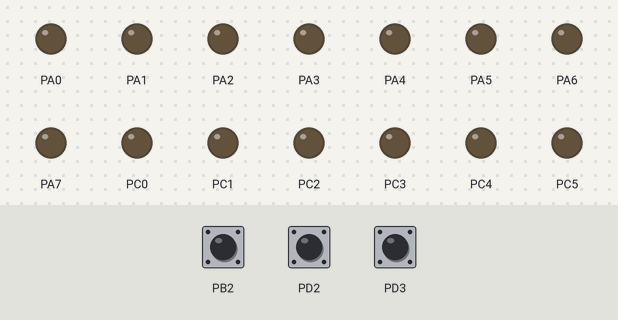
The program below on a simulated ATmega32, built with avr-gcc and emulated at 1 MHz. On the bench: output pins drawn as LEDs (lit = HIGH). Inputs (shaded band) come from the test bench; at power-on: PB2 HIGH, PD2 HIGH, PD3 HIGH.

Above: at 1.2 s.
1.3 s: PB2 pulled LOW for 0.15 s
At 2.5 s:
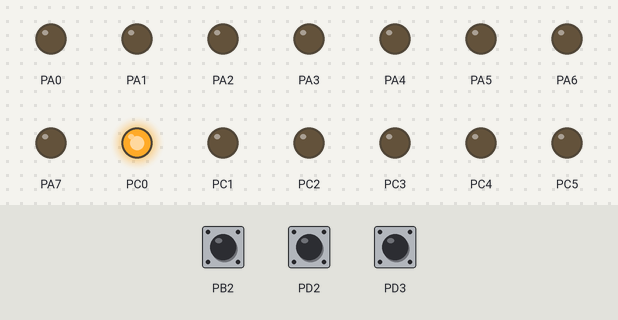
2.9 s: PD2 pulled LOW for 0.15 s
At 3.9 s:
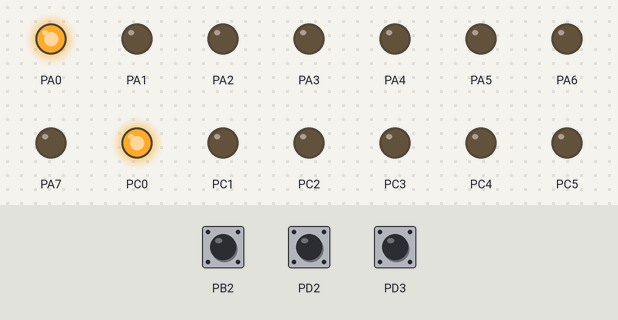
4.5 s: PD3 pulled LOW for 0.15 s
At 5.1 s:
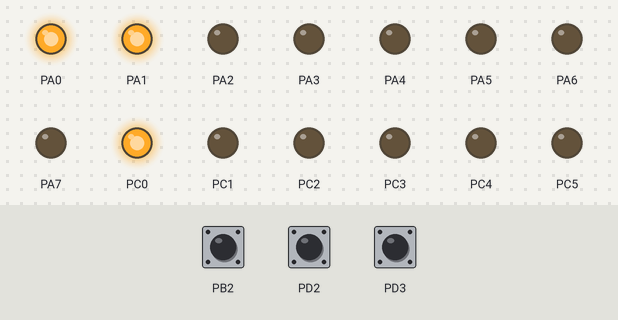
Timing chart, 0 to 7.5 s (numbered marks = the images above; inputs shaded):
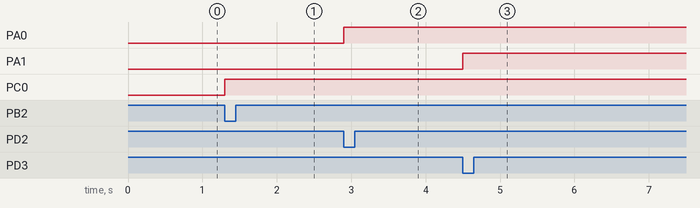

The program:

main.c
```c
/*
 * EXTI.c
 *
 * Created: 8/1/2022 1:28:16 AM
 * Author : fawzy
 */

#define F_CPU 1000000UL
#include <util/delay.h>
#include "utilities.h"
#include "memory_map.h"
#include "STD_TYPES.h"
#include "port_config.h"
#include "port_initial.h"
#include "GPOIO.h"
#include "EXTI_INTERFACE.h"
#include "GIE_INTERFACE.h"
#include "EXTI_PRIVATE.h"

void ISR_INT0(void);
void ISR_INT1(void);
void ISR_INT2(void);


int main(void)
{
	direction_and_port_init();
	//DDRD =0X00;
	//DDRA =0XFF;
	//PORTD= 0XFF;
	//PORTA=0X00;
	//DDRC =0XFF;
	//PORTC = 0X00;
	//DDRB =0X00;
	//PORTB=0XFF;
	//EXTI_INT0_INIT();
	EXTI_INT0_INIT_SENSE(FAILING_EDGE);
	EXTI_INT_ENABLE(IN0);
	EXTI_U8INT0SETCALLBACK(&ISR_INT0);
	EXTI_INT1_INIT_SENSE(FAILING_EDGE);
	EXTI_INT_ENABLE(IN1);
	EXTI_U8INT1SETCALLBACK(&ISR_INT1);
	EXTI_INT2_INIT_SENSE(FAILING_EDGE);
	EXTI_INT_ENABLE(IN2);
	EXTI_U8INT2SETCALLBACK(&ISR_INT2);

	//EXTI_INT1_INIT();
	//EXTI_INT2_INIT();
	GIE_ENABLE();
	/* Replace with your application code */
	while (1)
	{
	}
}

void ISR_INT0(void)
{
	gpio_set_pin_value(PORT_A ,pin0 ,1);

}
//void __vector_1 (void) __attribute__((signal));
//void __vector_1 (void)
//{
//	gpio_set_pin_value(PORT_A ,pin0 ,1);
//	//PORTA = 0X01;
//}

void ISR_INT1(void)
{
	gpio_set_pin_value(PORT_A ,pin1 ,1);

}

//void __vector_2 (void) __attribute__((signal));
//void __vector_2 (void)
//{
//	gpio_set_pin_value(PORT_A ,pin1 ,1);
//
//
//}
void ISR_INT2(void)
{
	gpio_set_pin_value(PORT_C ,pin0 ,1);

}

//void __vector_3 (void) __attribute__((signal));
//void __vector_3 (void)
//{
//	gpio_set_pin_value(PORT_C ,pin0 ,1);
//
//
//}
```

EXTI_INTERFACE.h
```c
/*
 * EXTI_INTERFACE.h
 *
 * Created: 4/22/2022 5:04:18 PM
 *  Author: fawzy
 */


#ifndef EXTI_INTERFACE_H_
#define EXTI_INTERFACE_H_

void EXTI_INT0_INIT(void); /* a function to set the required sense control INT0 using pre build configuration */
void EXTI_INT1_INIT(void); /* a function to set the required sense control INT0 using pre build configuration */
void EXTI_INT2_INIT(void); /* a function to set the required sense control INT0 using pre build configuration */

/*Description : a function to set the required sense control INT0 using post build configuration
     input    : sense_control
 options input: 1- LOW_LEVEL
                2- ON_CHANGE
				3- FAILING_EDGE
				4- RISING_EDGE
   output     : Error state with type u8
                                             */
U8 EXTI_INT0_INIT_SENSE(U8 sense_control);
U8 EXTI_INT0_INIT_SENSE(U8 sense_control);
U8 EXTI_INT0_INIT_SENSE(U8 sense_control);
/* Description   :  a function to set the required state INT0 using post build configuration
       input     : INT_PIN_STATE
	   OPTIONS   : 1- IN0
	               2- IN1
				   3- IN2
		OUTPUT   : CURRENT STATE
                                       */
U8 EXTI_INT_ENABLE(U8 INT_PIN_STATE);

/* Description   :  a function to set the required state INT0 using post build configuration
       input     : INT_PIN_STATE
	   OPTIONS   : 1- IN0
	               2- IN1
				   3- IN2
		OUTPUT   : CURRENT STATE
                                       */
U8 EXTI_INT_DISABLE(U8 INT_PIN_STATE);

U8 EXTI_U8INT0SETCALLBACK(void (*copy_pvInt0func)(void));

U8 EXTI_U8INT1SETCALLBACK(void (*copy_pvInt0func)(void));


#endif /* EXTI_INTERFACE_H_ */
```

EXTI_PROGRAM.c
```c
/*
 * EXTI_PROGRAM.c
 *
 * Created: 4/22/2022 5:04:44 PM
 *  Author: fawzy
 */
#include "memory_map.h"
#include "utilities.h"
#include "STD_TYPES.h"
#include "EXTI_REGISTER.h"
#include "EXTI_INTERFACE.h"
#include "EXTI_PRIVATE.h"
#include "EXTI_CONFIG.h"

/*global pointer to function to hold INT0 ISR address*/
void (*EXTI_PVInt0ptrfunc)(void) =NULL;

/*global pointer to function to hold INT1 ISR address*/
void (*EXTI_PVInt1ptrfunc)(void) =NULL;

/*global pointer to function to hold INT2 ISR address*/
void (*EXTI_PVInt2ptrfunc)(void) =NULL;

void EXTI_INT0_INIT(void)
{
	/* 1- check sense control*/
	#if INT0_SENSE == LOW_LEVEL
	clearbit(MCUCR,MCUCR_ISC00);
	clearbit(MCUCR,MCUCR_ISC01);

	#elif INT0_SENSE == ON_CHANGE
	setbit(MCUCR,MCUCR_ISC00);
	clearbit(MCUCR,MCUCR_ISC01);

	#elif INT0_SENSE == FAILING_EDGE
	clearbit(MCUCR,MCUCR_ISC00);
	setbit(MCUCR,MCUCR_ISC01);


	#elif INT0_SENSE == RISING_EDGE
	setbit(MCUCR,MCUCR_ISC00);
	setbit(MCUCR,MCUCR_ISC01);

	#else
	#warning  "wrong INT0_SENSE configuration option"
	#endif

	#if INT0_INITIAL_STATE == ENABLED
	setbit(GICR,GICR_INT0);
	#elif INT0_INITIAL_STATE == DISABLED
	clearbit(GICR,GICR_INT0);
	#else
	#warning "wrong INT0_INITIAL_STATE configuration option"
    #endif

}
void EXTI_INT1_INIT(void)
{
	/* 1- check sense control*/
	#if INT1_SENSE == LOW_LEVEL
	clearbit(MCUCR,MCUCR_ISC10);
	clearbit(MCUCR,MCUCR_ISC11);

	#elif INT1_SENSE == ON_CHANGE
	setbit(MCUCR,MCUCR_ISC10);
	clearbit(MCUCR,MCUCR_ISC11);

	#elif INT1_SENSE == FAILING_EDGE
	clearbit(MCUCR,MCUCR_ISC10);
	setbit(MCUCR,MCUCR_ISC11);


	#elif INT1_SENSE == RISING_EDGE
	setbit(MCUCR,MCUCR_ISC10);
	setbit(MCUCR,MCUCR_ISC11);

	#else
	#warning  "wrong INT1_SENSE configuration option"
	#endif

	#if INT1_INITIAL_STATE == ENABLED
	setbit(GICR,GICR_INT1);
	#elif INT1_INITIAL_STATE == DISABLED
	clearbit(GICR,GICR_INT1);
	#else
	#warning "wrong INT1_INITIAL_STATE configuration option"
	#endif


}
void EXTI_INT2_INIT(void)
{
	/* 1- check sense control*/

	#if INT2_SENSE == FAILING_EDGE
	clearbit(MCUCSR,MCUCSR_ISC2);

	#elif INT2_SENSE == RISING_EDGE
	setbit(MCUCSR,MCUCSR_ISC2);

	#else
	#warning  "wrong INT2_SENSE configuration option"
	#endif

	#if INT2_INITIAL_STATE == ENABLED
	setbit(GICR,GICR_INT2);
	#elif INT2_INITIAL_STATE == DISABLED
	clearbit(GICR,GICR_INT2);
	#else
	#warning "wrong INT2_INITIAL_STATE configuration option"
	#endif

}
U8 EXTI_INT0_INIT_SENSE(U8 sense_control)
{
	U8 Error_State =OK;
	switch(sense_control)
	{
		case  LOW_LEVEL : clearbit(MCUCR,MCUCR_ISC00);   clearbit(MCUCR,MCUCR_ISC01);  break;

		case ON_CHANGE :setbit(MCUCR,MCUCR_ISC00);   clearbit(MCUCR,MCUCR_ISC01);  break;

		case FAILING_EDGE : clearbit(MCUCR,MCUCR_ISC00); setbit(MCUCR,MCUCR_ISC01); break;

		case RISING_EDGE : setbit(MCUCR,MCUCR_ISC00);  setbit(MCUCR,MCUCR_ISC01); break;

		default: Error_State =NOTOK;
	}
	return Error_State;
}

U8 EXTI_INT1_INIT_SENSE(U8 sense_control)
{
	U8 Error_State =OK;
	switch(sense_control)
	{
		case  LOW_LEVEL :    clearbit(MCUCR,MCUCR_ISC10);	clearbit(MCUCR,MCUCR_ISC11);  break;

		case ON_CHANGE :     setbit(MCUCR,MCUCR_ISC10);	    clearbit(MCUCR,MCUCR_ISC11);  break;

		case FAILING_EDGE :  clearbit(MCUCR,MCUCR_ISC10);	setbit(MCUCR,MCUCR_ISC11); break;

		case RISING_EDGE :   setbit(MCUCR,MCUCR_ISC10);	    setbit(MCUCR,MCUCR_ISC11); break;

		default: Error_State =NOTOK;
	}
	return Error_State;
}

U8 EXTI_INT2_INIT_SENSE(U8 sense_control)
{
	U8 Error_State =OK;
	switch(sense_control)
	{


		case FAILING_EDGE : clearbit(MCUCSR,MCUCSR_ISC2); break;

		case RISING_EDGE : setbit(MCUCSR,MCUCSR_ISC2);    break;

		default: Error_State =NOTOK;
	}
	return Error_State;
}
U8 EXTI_INT_ENABLE(U8 INT_PIN_STATE)
{
	U8 current_state = OK;
	switch(INT_PIN_STATE)
	{
		case IN0 :  setbit(GICR,GICR_INT0);   break;


		case IN1 :  setbit(GICR,GICR_INT1);   break;


		case IN2 :  setbit(GICR,GICR_INT2);   break;


		default: current_state = NOTOK;
	}
	return current_state;

}
U8 EXTI_INT_DISABLE(U8 INT_PIN_STATE)
{
	U8 current_state = OK;
	switch(INT_PIN_STATE)
	{
		case IN0 :  clearbit(GICR,GICR_INT0);   break;


		case IN1 :  clearbit(GICR,GICR_INT1);   break;


		case IN2 :  clearbit(GICR,GICR_INT2);   break;


		default: current_state = NOTOK;
	}
	return current_state;


}

U8 EXTI_U8INT0SETCALLBACK(void (*copy_pvInt0func)(void))
{
	U8 Local_u8ErrorStatus= OK;
	if (copy_pvInt0func !=NULL)
	{
		EXTI_PVInt0ptrfunc = copy_pvInt0func;
	}
	else
	{
		Local_u8ErrorStatus = NOTOK ;
	}
	return Local_u8ErrorStatus;

}

U8 EXTI_U8INT1SETCALLBACK(void (*copy_pvInt0func)(void))
{
	U8 Local_u8ErrorStatus= OK;
	if (copy_pvInt0func !=NULL)
	{
		EXTI_PVInt1ptrfunc = copy_pvInt0func;
	}
	else
	{
		Local_u8ErrorStatus = NOTOK ;
	}
	return Local_u8ErrorStatus;

}
U8 EXTI_U8INT2SETCALLBACK(void (*copy_pvInt0func)(void))
{
	U8 Local_u8ErrorStatus= OK;
	if (copy_pvInt0func !=NULL)
	{
		EXTI_PVInt2ptrfunc = copy_pvInt0func;
	}
	else
	{
		Local_u8ErrorStatus = NOTOK ;
	}
	return Local_u8ErrorStatus;

}


/*global pointer to function to hold INT1 ISR address*/

/* ISR FOR INT0*/
void __vector_1 (void) __attribute__((signal));
void __vector_1 (void)
{
	if (EXTI_PVInt0ptrfunc !=NULL)
	{
		EXTI_PVInt0ptrfunc();
	}

}

/* ISR FOR INT1*/
void __vector_2 (void) __attribute__((signal));
void __vector_2 (void)
{
	if (EXTI_PVInt0ptrfunc !=NULL)
	{
		EXTI_PVInt1ptrfunc();
	}

}

/* ISR FOR INT2*/
void __vector_3 (void) __attribute__((signal));
void __vector_3 (void)
{
	if (EXTI_PVInt0ptrfunc !=NULL)
	{
		EXTI_PVInt2ptrfunc();
	}

}
```

GIE_INTERFACE.h
```c
/*
 * GIE_INTERFACE.h
 *
 * Created: 4/22/2022 5:50:24 PM
 *  Author: fawzy
 */


#ifndef GIE_INTERFACE_H_
#define GIE_INTERFACE_H_

void GIE_ENABLE(void);
void GIE_DISABLE(void);


#endif /* GIE_INTERFACE_H_ */
```

GIE_PROGRAM.c
```c
/*
 * GIE_PROGRAM.c
 *
 * Created: 4/22/2022 5:50:49 PM
 *  Author: fawzy
 */

#include "utilities.h"
#include "memory_map.h"
#include "GIE_REGISTER.h"
#include "GIE_INTERFACE.h"


void GIE_ENABLE(void)
{
	setbit(SREG,SREG_I);
}
void GIE_DISABLE(void)
{
	clearbit(SREG,SREG_I);

}
```

GPOIO.h
```c
/*
 * GPOIO.h
 *
 * Created: 3/23/2022 10:02:42 PM
 *  Author: fawzy
 */
#define F_CPU 1000000UL
#include <util/delay.h>
#include "memory_map.h"
#include "utilities.h"


#ifndef GPOIO_H_
#define GPOIO_H_

//PORTS MACROS
#define  PORT_A                      0
#define  PORT_B                      1
#define  PORT_C                      2
#define  PORT_D                      3


//PINS MACROS
#define  pin0                        0
#define  pin1                        1
#define  pin2                        2
#define  pin3                        3
#define  pin4                        4
#define  pin5                        5
#define  pin6                        6
#define  pin7                        7


//direction macros
#define  direction_input             0
#define  direction_output            1


//public function
void gpio_set_port_direction(unsigned char portnumber ,unsigned char direction);
void gpio_set_pin_direction(unsigned char portnumber ,unsigned char pin ,unsigned char direction);
void gpio_set_pin_value(unsigned char portnumber ,unsigned char pin ,unsigned char value);
void gpio_set_port_value(unsigned char portnumber ,unsigned char value);
unsigned char get_pin_value(unsigned char portnumber ,unsigned char pin);
unsigned char get_port_value(unsigned char portnumber);


#endif /* GPOIO_H_ */
```

memory_map.h
```c
/*
 * memory_map.h
 *
 * Created: 12/23/2021 2:18:39 PM
 *  Author: fawzy
 */


#ifndef MEMORY_MAP_H_
#define MEMORY_MAP_H_
//PORT A
#define PORTA *((volatile unsigned char *)0x3B)
#define DDRA *((volatile unsigned char *)0x3A)
#define PINA *((volatile unsigned char *)0x39)

//PORT C
#define PORTC *((volatile unsigned char *)0x35)
#define DDRC *((volatile unsigned char *)0x34)
#define PINC *((volatile unsigned char *)0x33)
// PORT B
#define PORTB *((volatile unsigned char *)0x38)
#define DDRB *((volatile unsigned char *)0x37)
#define PINB *((volatile unsigned char *)0x36)
//PORT D
#define PORTD *((volatile unsigned char *)0x32)
#define DDRD *((volatile unsigned char *)0x31)
#define PIND *((volatile unsigned char *)0x30)


#endif /* MEMORY_MAP_H_ */
```

utilities.h
```c
/*
 * utilities.h
 *
 * Created: 12/23/2021 10:10:26 PM
 *  Author: fawzy
 */


#ifndef UTILITIES_H_
#define UTILITIES_H_
#define setbit(reg ,bit)  (reg=reg|(1<<bit))
#define clearbit(reg,bit)  (reg=reg &~(1<<bit))
#define readbit(reg,bit)  ((reg>>bit)&1)
#define toggelbit(reg,bit)  (reg=reg^(1<<bit))


#endif /* UTILITIES_H_ */
```

EXTI_CONFIG.h
```c
/*
 * EXTI_CONFIG.h
 *
 * Created: 4/26/2022 5:45:14 PM
 *  Author: fawzy
 */


#ifndef EXTI_CONFIG_H_
#define EXTI_CONFIG_H_


/*OPTIONS : 1-LOW_LEVEL
            2-ON_CHANGE
			3-FAILING_EDGE
			4-RISING_EDGE
                              */
#define  INT0_SENSE    FAILING_EDGE

/*OPTIONS : 1-LOW_LEVEL
            2-ON_CHANGE
			3-FAILING_EDGE
			4-RISING_EDGE
			                      */
#define  INT1_SENSE    FAILING_EDGE
/*OPTIONS :
			1-FAILING_EDGE
			2-RISING_EDGE
			                      */

#define   INT2_SENSE    FAILING_EDGE
/*OPTIONS : 1-ENABLED
            2-DISABLED
                        */
#define  INT0_INITIAL_STATE     ENABLED

/*OPTIONS : 1-ENABLED
            2-DISABLED
                        */
#define  INT1_INITIAL_STATE     ENABLED

/*OPTIONS : 1-ENABLED
            2-DISABLED
                        */
#define  INT2_INITIAL_STATE     ENABLED

#endif /* EXTI_CONFIG_H_ */
```

EXTI_PRIVATE.h
```c
/*
 * EXTI_PRIVATE.h
 *
 * Created: 4/26/2022 5:45:41 PM
 *  Author: fawzy
 */


#ifndef EXTI_PRIVATE_H_
#define EXTI_PRIVATE_H_


#define  LOW_LEVEL        1
#define  ON_CHANGE        2
#define  FAILING_EDGE     3
#define  RISING_EDGE      4

#define  ENABLED          1
#define  DISABLED         2

#define   IN0             1
#define   IN1             2
#define   IN2             3


#endif /* EXTI_PRIVATE_H_ */
```

EXTI_REGISTER.h
```c
/*
 * EXTI_REGISTER.h
 *
 * Created: 4/22/2022 5:03:26 PM
 *  Author: fawzy
 */


#ifndef EXTI_REGISTER_H_
#define EXTI_REGISTER_H_

#define  MCUCR               *((volatile unsigned char *)0X55)
#define  MCUCR_ISC11         3
#define  MCUCR_ISC10         2
#define  MCUCR_ISC01         1
#define  MCUCR_ISC00         0

#define  MCUCSR              *((volatile unsigned char *)0X54)
#define  MCUCSR_ISC2         6

#define  GICR                *((volatile unsigned char *)0X5B)
#define  GICR_INT1           7
#define  GICR_INT0           6
#define  GICR_INT2           5

#define  GIFR                *((volatile unsigned char *)0X5A)


#endif /* EXTI_REGISTER_H_ */
```

GIE_REGISTER.h
```c
/*
 * GIE_REGISTER.h
 *
 * Created: 4/22/2022 5:49:56 PM
 *  Author: fawzy
 */


#ifndef GIE_REGISTER_H_
#define GIE_REGISTER_H_

#define  SREG        *((volatile unsigned char *)0X5F)
#define  SREG_I       7


#endif /* GIE_REGISTER_H_ */
```

GPIO.c
```c
/*
 * GPIO.c
 *
 * Created: 3/23/2022 10:03:07 PM
 *  Author: fawzy
 */

#define F_CPU 1000000UL
#include <util/delay.h>
#include "GPOIO.h"
#include "memory_map.h"
#include "utilities.h"
void gpio_set_port_direction(unsigned char portnumber ,unsigned char direction)
{
	switch(portnumber)
	{
		case PORT_A :
		if (direction ==direction_input)
		{
			DDRA = 0x00;
		}
		else
		{
			DDRA =0xff;
		}
		break;

		case PORT_B :
		if (direction ==direction_input)
		{
			DDRB = 0x00;
		}
		else
		{
			DDRB =0xff;
		}
		break;

		case PORT_C :
		if (direction ==direction_input)
		{
			DDRC = 0x00;
		}
		else
		{
			DDRC =0xff;
		}
		break;

		case PORT_D :
		if (direction ==direction_input)
		{
			DDRD = 0x00;
		}
		else
		{
			DDRD =0xff;
		}
		break;

		default:
		break;


	}
}

void gpio_set_pin_direction(unsigned char portnumber ,unsigned char pin ,unsigned char direction)
{
	switch(portnumber)
	{
		case PORT_A :
		if (direction ==direction_input)
		{
			clearbit(DDRA ,pin);
		}
		else
		{
			setbit(DDRA ,pin);
		}
		break;

		case PORT_B :
		if (direction ==direction_input)
		{
			clearbit(DDRB ,pin);
		}
		else
		{
			setbit(DDRB ,pin);
		}
		break;

		case PORT_C :
		if (direction ==direction_input)
		{
			clearbit(DDRC ,pin);
		}
		else
		{
			setbit(DDRC ,pin);
		}
		break;

		case PORT_D :
		if (direction ==direction_input)
		{
			clearbit(DDRD ,pin);
		}
		else
		{
			setbit(DDRD ,pin);
		}
		break;

		default:
		break;
	}
}

void gpio_set_pin_value(unsigned char portnumber ,unsigned char pin ,unsigned char value)
{
	switch(portnumber)
	{
		case PORT_A :
		if (value ==1)
		{
			setbit(PORTA ,pin);
		}
		else
		{
			clearbit(PORTA,pin);
		}
		break;

		case PORT_B :
		if (value ==1)
		{
			setbit(PORTB ,pin);
		}
		else
		{
			clearbit(PORTB,pin);
		}
		break;

		case PORT_C :
		if (value ==1)
		{
			setbit(PORTC ,pin);
		}
		else
		{
			clearbit(PORTC,pin);
		}
		break;

		case PORT_D :
		if (value ==1)
		{
			setbit(PORTD ,pin);
		}
		else
		{
			clearbit(PORTD,pin);
		}
		break;

		default:
		break;
	}
}

void gpio_set_port_value(unsigned char portnumber ,unsigned char value)
{
	switch(portnumber)
	{
		case PORT_A :
		      PORTA = value;
		      break;
		case PORT_B :
			  PORTB = value;
			  break;

		case PORT_C :
		      PORTC = value;
		      break;

		case PORT_D :
			  PORTD = value;
			  break;

		default:
		break;
	}
}

unsigned char get_pin_value(unsigned char portnumber ,unsigned char pin)
{
	unsigned char ret_val;
	switch(portnumber)
	{
		case PORT_A :
		ret_val = readbit(PINA ,pin);
		break;

		case PORT_B :
		ret_val = readbit(PINB ,pin);
		break;

		case PORT_C :
		ret_val = readbit(PINC ,pin);
		break;

		case PORT_D :
		ret_val = readbit(PIND ,pin);
		break;

		default:
		break;
	}
	return ret_val;
}

unsigned char get_port_value(unsigned char portnumber)
{
	unsigned char ret_port;
	switch(portnumber)
	{
		case PORT_A :
		ret_port = PINA;
		break;

		case PORT_B :
		ret_port = PINB;
		break;

		case PORT_C :
		ret_port = PINC;
		break;

		case PORT_D :
		ret_port = PIND;
		break;

		default:
		break;

	}
	return ret_port;
}
```

STD_TYPES.h
```c
/*
 * STD_TYPES.h
 *
 * Created: 4/27/2022 6:14:14 PM
 *  Author: fawzy
 */


#ifndef STD_TYPES_H_
#define STD_TYPES_H_

typedef unsigned char U8;
typedef signed char s8;

typedef unsigned short int  U16;
typedef signed short int s16;

typedef unsigned long int  U32;
typedef signed long int  s32;

typedef float  f32;
typedef double f64;

#define   OK           0
#define   NOTOK        1

#define   NULL         0

#define   NULLPOINTER  1


#endif /* STD_TYPES_H_ */
```

port_initilal.c
```c
/*
 * port_initilal.c
 *
 * Created: 3/31/2022 11:43:11 PM
 *  Author: fawzy
 */

#include "memory_map.h"
#include "port_config.h"
#include "port_initial.h"

void direction_and_port_init(void)
{
	DDRA = DDRA_DIRECTION;
	DDRB = DDRB_DIRECTION;
	DDRC = DDRC_DIRECTION;
	DDRD = DDRD_DIRECTION;

	PORTA = PORTA_VALUE;
	PORTB = PORTB_VALUE;
	PORTC = PORTC_VALUE;
	PORTD = PORTD_VALUE;
}
```

Source omitted: port_config.h (1888 bytes), port_initial.h (4225 bytes)

Measured:
- after the input at 1.3 s, PC0: LOW → HIGH at once
- after the input at 2.9 s, PA0: LOW → HIGH at once
- after the input at 4.5 s, PA1: LOW → HIGH at once
